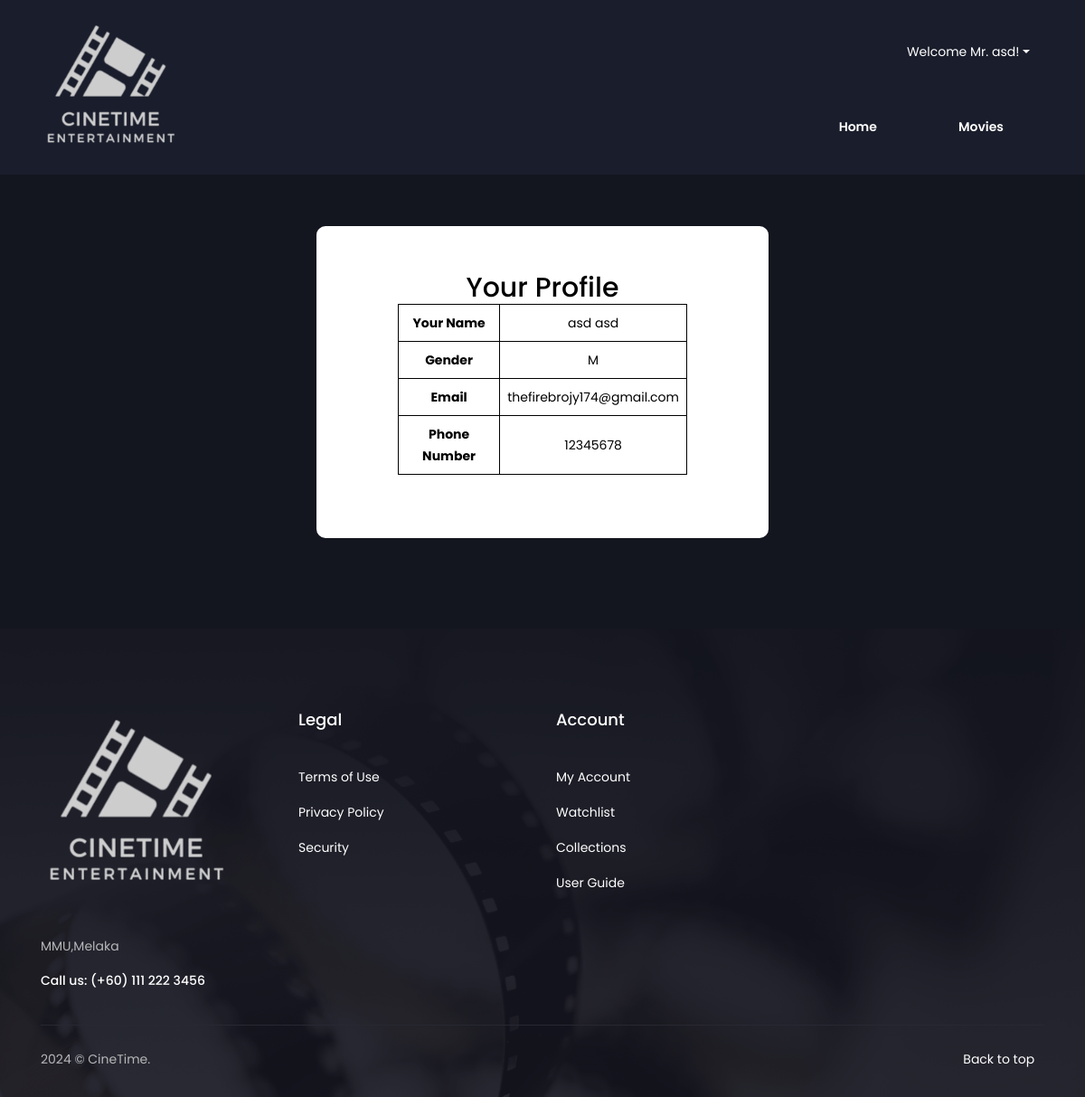
Page /Userpage/Customer.php?user_id=7 on the committed database.
### tables this page shows
CREATE TABLE `user` (
  `user_id` int(10) NOT NULL,
  `username` varchar(255) NOT NULL,
  `password` varchar(255) NOT NULL,
  `first_name` varchar(255) NOT NULL,
  `last_name` varchar(255) NOT NULL,
  `Gender` char(1) NOT NULL,
  `email` varchar(255) DEFAULT NULL,
  `phone_number` varchar(11) NOT NULL,
  `password_reset_token` varchar(255) DEFAULT NULL,
  `token_expiry` datetime DEFAULT NULL
);

### Userpage/Customer.php (the view, shortened to what this page needs)
<?php
include("connection.php");
if (isset($_SESSION['user_id'])) {
    $user_id = $_SESSION['user_id'];
} elseif (isset($_GET['user_id'])) {
    $user_id = $_GET['user_id'];
}
$sql = "SELECT * FROM user WHERE user_id = $user_id";
$result = $conn->query($sql);
$rows = $result->fetch_all(MYSQLI_ASSOC);
?>
<!DOCTYPE html>
<html lang="en">
<head>
    <link rel="stylesheet" type="text/css" href="assets/css/login.css"/>
    <link rel="stylesheet" type="text/css" href="assets/css/bootstrap.min.css" media="all" />
    <link rel="stylesheet" type="text/css" href="assets/css/slicknav.min.css" media="all" />
    <link rel="stylesheet" type="text/css" href="assets/css/icofont.css" media="all" />
    <link rel="stylesheet" type="text/css" href="assets/css/owl.carousel.css">
    <link rel="stylesheet" type="text/css" href="assets/css/magnific-popup.css">
    <link rel="stylesheet" type="text/css" href="assets/css/styles.css" media="all" />
    <link rel="stylesheet" type="text/css" href="assets/css/responsive.css" media="all" />
</head>
<body>
<header class="header">
    <div class="container">
        <div class="header-area">
            <div class="logo">
                <a href="index.php"><img src="assets/img/CTlogo.png" alt="logo" /></a>
            </div>
            <div class="header-right">
                <ul>
                    <?php
                        echo '<li class="nav-item dropdown">';
                        echo '<a class="nav-link dropdown-toggle" href="#" id="navbarDropdown" role="button" data-toggle="dropdown" aria-haspopup="true" aria-expanded="false">';
                            if ($_SESSION['Gender'] == 'M') {
                                echo 'Welcome Mr. ' . $_SESSION['first_name'] . '!';
                            } else if ($_SESSION['Gender'] == 'F'){
                                echo 'Welcome Ms. ' . $_SESSION['first_name'] . '!';
                            } else{
                                echo 'Welcome ' . $_SESSION['first_name'] . '!';
                            }
                        echo '</a>';
                    ?>
                </ul>
            </div>
            <div class="menu-area">
                <div class="mainmenu">
                    <ul id="primary-menu">
                        <?php
                        if ($_SESSION['user_id'] == 0) {
                            echo '<li><a class="active" href="index.php">Home</a></li>';
                        }
                        ?>
                        <li><a href="movies.php">Movies</a></li>
                    </ul>
                </div>
            </div>
        </div>
    </div>
</header>
<form id="signupForm" method="post" action="#">
    <div id="mainbox">
        <h2 class="profile-heading">Your Profile</h2>
        <?php
        if(isset($rows[0])) {
            $customer = $rows[0];
        ?>
        <table border="1">
            <tr>
                <th>Your Name</th>
                <td><?php echo $customer["first_name"] ." ". $customer["last_name"]; ?></td>
            </tr>
            <tr>
                <th>Gender</th>
                <td>
                    <?php
                if ($customer["Gender"]=='N')
                {
                    echo "Not specified";
                }
                else
                {
                    echo $customer["Gender"]; }?>
                </td>
            </tr>
            <tr>
                <th>Email</th>
                <td><?php echo $customer["email"]; ?></td>
            </tr>
            <tr>
                <th>Phone Number</th>
                <td><?php echo $customer["phone_number"]; ?></td>
            </tr>
        </table>
        <?php
        } else {
            echo "User not found";
        }
        ?>
    </div>
</form>
<?php include('footer.php');?>
</body>
</html>

### Userpage/assets/css/login.css (style rules this page uses)
body { line-height: 24px; font-size: 14px; color: #b6b7b9; background-image: url('/path/to/img/hero-area.png'); background-size: cover; background-repeat: no-repeat; font-family: 'Poppins', sans-serif; font-weight: 400; position: relative; margin: 0; padding: 0; padding-top: 250px; text-align: center; }
h1, h2, h3, h4, h5, h6, p, ul, ol { margin: 0; padding: 0; }
ul { list-style: none; }
a { color: #fff; text-decoration: none; transition: 0.6s; }
.header { background-color: #1a1d2b; padding: 20px 0; }
.header .container { display: flex; align-items: center; justify-content: space-between; }
.header .logo img { max-width: 100%; height: auto; }
.header .menu-area { display: flex; align-items: center; justify-content: flex-end; }
.header .mainmenu ul { display: flex; }
.header .mainmenu { text-align: right; }
.header .mainmenu ul li { margin-left: 30px; }
.header .mainmenu ul li a { color: #fff; text-decoration: none; font-weight: 600; padding: 10px 15px; border-radius: 5px; transition: all 0.3s ease; }
form { background-color: #fff; padding: 50px 0; }
form { background-color: #fff; padding: 50px; border-radius: 10px; text-align: center; max-width: 500px; margin: 0 auto; }
h2 { color: #fff; margin-bottom: 20px; text-align: center; margin-top: 0; }
#mainbox { margin: auto; width: 80%; text-align: center; color: black; }
table { margin: auto; border-collapse: collapse; background-color: white; color: black; }
th, td { border: 1px solid black; padding: 8px; }
.profile-heading { color: black; margin-top: 0; text-align: center; }

### Userpage/assets/css/styles.css (style rules this page uses)
body { line-height: 24px; font-size: 14px; color: #b6b7b9; background: #13151f; font-family: 'Poppins', sans-serif; font-weight: 400; position: relative; display: flex; flex-direction: column; min-height: 100vh; margin: 0; }
h1,h2,h3,h4,h5,h6 { font-weight: 500; color: #fff; }
h1,h2,h3,h4,h5,h6,p { margin: 0px; }
h2 { font-size: 30px; }
a { transition: 0.6s; }
a, a:hover { color: #fff; }
img { max-width: 100%; height: auto; }
a, a:hover, a:focus, a:active, button:focus { text-decoration: none; border: none; outline: 0; }
ul { list-style: none; margin: 0; padding: 0; }
.header { padding: 20px 0; position: absolute; top: 0; left: 0; width: 100%; z-index: 99; }
.header-area { display: grid; grid-template-rows: repeat(2,1fr); grid-template-columns: repeat(12,1fr); align-items: center; grid-gap: 20px; }
.logo { grid-column: span 2; grid-row: span 2; padding-right: 15px; }
.header-right { grid-column: span 10; text-align: right; display: flex; align-items: center; }
.header-right { position: relative; display: inline-block; float: right; }
.header-right ul { list-style: none; margin: 0; padding: 0; }
.header-right ul li { display: inline-block; position: relative; }
.header-right ul li a { color: #fff; padding: 12px 16px; text-decoration: none; display: block; background-color: transparent; border: none; }
.menu-area { grid-column: span 10; }
.mainmenu { text-align: right; }
.mainmenu li { display: inline-block; position: relative; }
.mainmenu li a:not(.theme-btn) { display: inline-block; margin-right: 30px; padding: 3px 0; }
.mainmenu { display: block; }
.mainmenu li a.active, .mainmenu li a:hover { color: #eb315a; }
.header-right ul li { padding: 8px 0 0; margin-left: 15px; display: inline-block; }

### Userpage/Customer.php (style rules this page uses)
#signupForm { width: 50%; }

### rows in the picture
user: first_name "asd", last_name "asd", Gender "M", email "thefirebrojy174@gmail.com", phone_number "12345678"

### other values in the picture
$_SESSION['first_name'] "asd"
